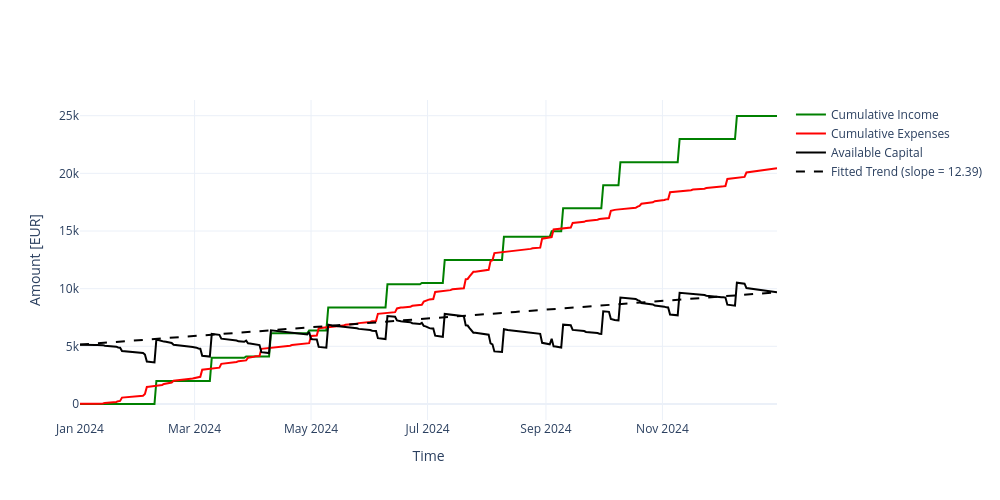

Here is the notebook cell this chart was saved with:
### Code cell
fig_timeseries.show()

### Figure 1 — Plotly figure (JSON) as saved in the notebook; plotly's stock layout.template omitted (floating-point values rounded to 4 significant figures; data arrays with more than 128 entries replaced by an {"elided": "..."} marker saying what was removed)
{"data": [{"hovertemplate": "%{x}<br>Cumulative Income: %{y:.2f}€<extra></extra>", "line": {"color": "green", "width": 2}, "mode": "lines", "name": "Cumulative Income", "type": "scatter", "x": {"elided": "366 str values"}, "y": {"elided": "366 float values"}}, {"hovertemplate": "%{x}<br>Cumulative Expenses: %{y:.2f}€<extra></extra>", "line": {"color": "red", "width": 2}, "mode": "lines", "name": "Cumulative Expenses", "type": "scatter", "x": {"elided": "366 str values"}, "y": {"elided": "366 float values"}}, {"hovertemplate": "%{x}<br>Available: %{y:.2f}€<extra></extra>", "line": {"color": "black", "width": 2}, "mode": "lines", "name": "Available Capital", "type": "scatter", "x": {"elided": "366 str values"}, "y": {"elided": "366 float values"}}, {"hovertemplate": "%{x}<br>Trend: %{y:.2f}€<extra></extra>", "line": {"color": "black", "dash": "dash", "width": 2}, "mode": "lines", "name": "Fitted Trend (slope = 12.39)", "type": "scatter", "x": {"elided": "366 str values"}, "y": {"elided": "366 float values"}}], "layout": {"height": 500, "hovermode": "x unified", "width": 1000, "xaxis": {"title": {"text": "Time"}}, "yaxis": {"title": {"text": "Amount [EUR]"}}}}
